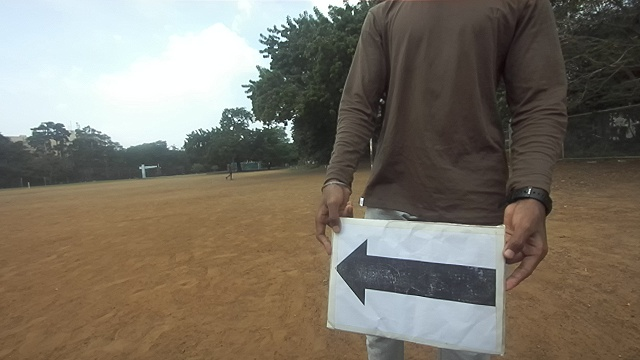
#> input picture learning_tasks/learning_task_1/arrow_left_2.jpg, 640 x 360 px
$ python arrow_dir_10.py
#> lines starting #> are read from the running program, lines starting #| are printed output that depends on the picture; after the words box and inside, x2 and y2 are one past the last pixel; in counts of white or black regions, pixels touching at a corner belong together
import cv2
import numpy as np

INPUT_IMAGE      = "arrow_left_2.jpg"

ROI_X_START      = 0.30
ROI_X_END        = 0.80
ROI_Y_START      = 0.40
ROI_Y_END        = 0.70

SCALE            = 4
DARK_THRESHOLD   = 80
BLACK_RATIO_MIN  = 0.70
MIN_CONTOUR_AREA = 200
ASPECT_MIN       = 0.8
ASPECT_MAX       = 4.0
TAPER_OUTER_FRAC = 0.10
TAPER_THRESHOLD  = 0.85

def preprocess_with_blur(original):
    gray = cv2.cvtColor(original, cv2.COLOR_BGR2GRAY)
    blurred = cv2.GaussianBlur(gray, (1,1), 0)
    _, binary = cv2.threshold(blurred, DARK_THRESHOLD, 255, cv2.THRESH_BINARY_INV)
    cv2.imshow("Debug 1: Original Image", binary)
    cv2.waitKey(0)

    cnts, _ = cv2.findContours(binary, cv2.RETR_EXTERNAL, cv2.CHAIN_APPROX_SIMPLE)

    cleaned = original.copy()
    for c in cnts:
        if cv2.contourArea(c) > 1000:
            cv2.drawContours(cleaned, [c], -1, (255, 255, 255), thickness=cv2.FILLED)

    return cleaned
def get_roi(image):
    h, w = image.shape[:2]
    x0, x1 = int(w * ROI_X_START), int(w * ROI_X_END)
    y0, y1 = int(h * ROI_Y_START), int(h * ROI_Y_END)
    return image[y0:y1, x0:x1], (x0, y0)

def upscale(image):
    h, w = image.shape[:2]
    return cv2.resize(image, (w * SCALE, h * SCALE), interpolation=cv2.INTER_CUBIC)

def find_arrow_contours(gray):
    blurred = cv2.GaussianBlur(gray, (5, 5), 0)
    _, binary = cv2.threshold(blurred, DARK_THRESHOLD, 255, cv2.THRESH_BINARY_INV)

    kernel = cv2.getStructuringElement(cv2.MORPH_RECT, (3, 3))
    binary = cv2.morphologyEx(binary, cv2.MORPH_CLOSE, kernel, iterations=2)
    binary = cv2.morphologyEx(binary, cv2.MORPH_OPEN, kernel, iterations=1)

    cnts, _ = cv2.findContours(binary, cv2.RETR_EXTERNAL, cv2.CHAIN_APPROX_SIMPLE)

    candidates = []
    for c in cnts:
        if cv2.contourArea(c) < MIN_CONTOUR_AREA:
            continue
        mask = np.zeros(gray.shape, np.uint8)
        cv2.drawContours(mask, [c], -1, 255, thickness=cv2.FILLED)
        pix = gray[mask == 255]
        if len(pix) == 0:
            continue
        black_ratio = np.sum(pix <= DARK_THRESHOLD) / len(pix)
        if black_ratio < BLACK_RATIO_MIN:
            continue
        x, y, w, h = cv2.boundingRect(c)
        aspect = w / h if h > 0 else 0
        if not (ASPECT_MIN <= aspect <= ASPECT_MAX):
            continue
        candidates.append((c, cv2.contourArea(c), x, y, w, h, black_ratio))

    if len(candidates) > 1:
        candidates.sort(key=lambda t: t[1], reverse=True)
        candidates = [candidates[0]]

    return candidates, binary

def taper_score(patch_bin, side):
    h, w = patch_bin.shape
    outer_w = max(1, int(w * TAPER_OUTER_FRAC))
    strip = patch_bin[:, :outer_w] if side == 'left' else patch_bin[:, w - outer_w:]
    rows_with_dark = np.sum(np.any(strip > 0, axis=1))
    return rows_with_dark / h if h > 0 else 1.0

def detect_direction_from_contours(candidates):
    if not candidates:
        return None, 0, []
    sorted_by_area = sorted(candidates, key=lambda t: t[1], reverse=True)
    top2 = sorted_by_area[:2]
    top2.sort(key=lambda t: t[2])

    votes = {"left": 0, "right": 0}
    details = []

    for i, (c, area, x, y, w, h, br) in enumerate(top2):
        patch_bin = cv2.threshold(
            cv2.GaussianBlur(_big_gray[y:y+h, x:x+w], (3,3), 0),
            DARK_THRESHOLD, 255, cv2.THRESH_BINARY_INV)[1]

        left_fill  = taper_score(patch_bin, 'left')
        right_fill = taper_score(patch_bin, 'right')
        is_left_contour = (i == 0)

        left_pointed  = left_fill  < TAPER_THRESHOLD
        right_pointed = right_fill < TAPER_THRESHOLD

        if is_left_contour and left_pointed:
            votes["left"] += 1
        if not is_left_contour and right_pointed:
            votes["right"] += 1

        details.append({
            "contour": c, "area": area, "x": x, "y": y, "w": w, "h": h,
            "patch_bin": patch_bin,
            "left_fill": left_fill, "right_fill": right_fill,
            "is_left_contour": is_left_contour
        })

    if votes["right"] > votes["left"]:
        direction, confidence = "left", 1.0
    elif votes["left"] > votes["right"]:
        direction, confidence = "right", 1.0
    else:
        if len(details) >= 2:
            if details[1]["right_fill"] < details[0]["left_fill"]:
                direction, confidence = "right", 0.6
            else:
                direction, confidence = "left", 0.6
        else:
            d = details[0]
            if d["right_fill"] < d["left_fill"]:
                direction, confidence = "right", 0.5
            else:
                direction, confidence = "left", 0.5
    return direction, confidence, details

_big_gray = None

def detect_arrow(image_path):
#> called with image_path = 'arrow_left_2.jpg'
    global _big_gray
    original = cv2.imread(image_path)
#> original is the input picture: shape (360, 640, 3); mean B, G, R 103, 115.3, 122.7
    if original is None:
        raise FileNotFoundError(f"Cannot load: {image_path}")
    original = preprocess_with_blur(original)
#> in preprocess_with_blur, `gray = cv2.cvtColor(original, cv2.COLOR_BGR2GRAY)`:
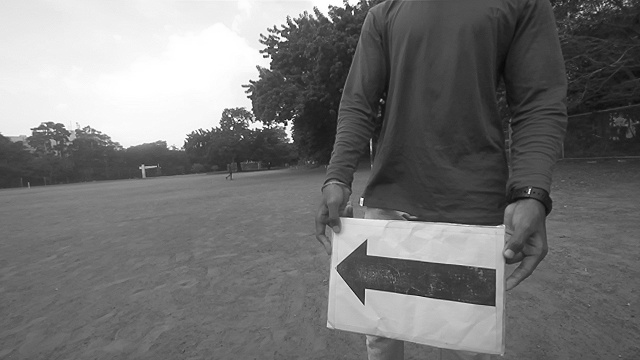
#> gray: shape (360, 640); min 6, max 255, mean 116.1
#> in preprocess_with_blur, `_, binary = cv2.threshold(blurred, DARK_THRESHOLD, 255, cv2.THRESH_BIN..`:
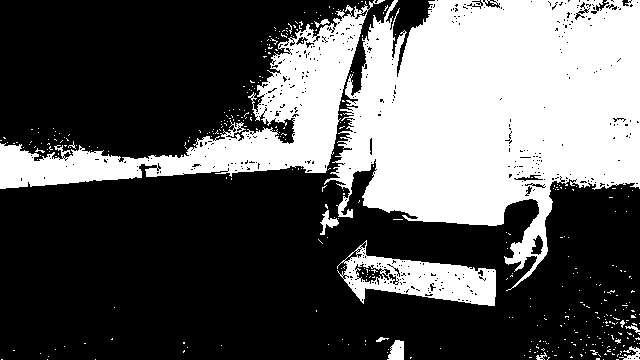
#> binary: shape (360, 640); 35.4% white; 393 white regions (382 under 20 px)
#> in preprocess_with_blur, `cnts, _ = cv2.findContours(binary, cv2.RETR_EXTERNAL, cv2.CHAIN_APPROX..`: cnts = 379 contours, 370 with area under 20; largest, box (x1, y1, x2, y2) and area: (324, 0, 640, 291) 56908, (0, 0, 385, 189) 17736, (337, 240, 496, 306) 5268, (387, 340, 404, 360) 228, (320, 210, 339, 235) 144
#> the loop in preprocess_with_blur, `for c in cnts:` made 379 passes
#> c on passes 1 to 3: [[616, 359], [618, 359]], [[603, 359]], [[95, 359]]
#> after the loop in preprocess_with_blur, `for c in cnts:`:
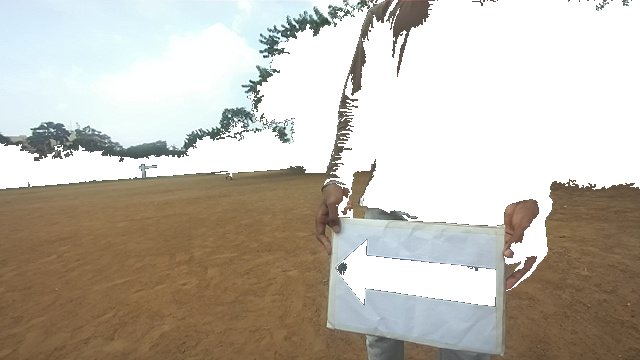
#> cleaned: shape (360, 640, 3); mean B, G, R 175.4, 186, 192.1
    cv2.imshow("Debug 1: Original Image", original)
    cv2.waitKey(0)

    orig_gray = cv2.cvtColor(original, cv2.COLOR_BGR2GRAY)
    oh, ow = original.shape[:2]
#> oh = 360; ow = 640

    roi_color, (roi_x0, roi_y0) = get_roi(original)
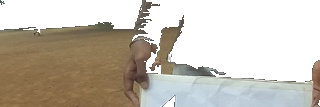
#> roi_color: shape (107, 320, 3); mean B, G, R 179.7, 191, 197.9
#> roi_x0 = 192; roi_y0 = 144
    roi_gray,  _                = get_roi(orig_gray)

    big_color = upscale(roi_color)
    _big_gray = upscale(roi_gray)
#> in upscale (call 2), `return cv2.resize(image, (w * SCALE, h * SCALE), interpolation=cv2.INT..`:
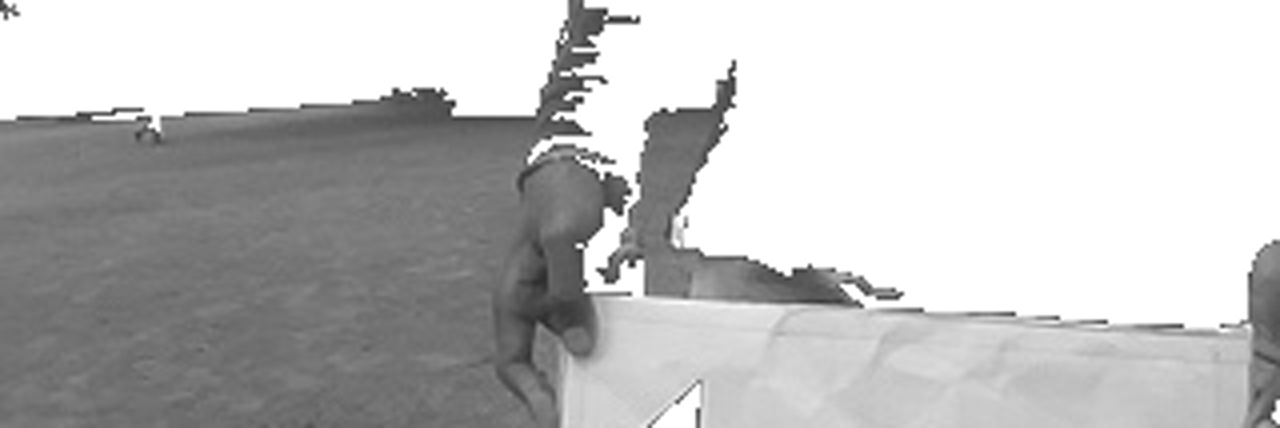
#> returned value: shape (428, 1280); min 32, max 255, mean 191.5

    candidates, binary = find_arrow_contours(_big_gray)
#> in find_arrow_contours, `_, binary = cv2.threshold(blurred, DARK_THRESHOLD, 255, cv2.THRESH_BIN..`: binary: shape (428, 1280); 1% white; 109 white regions (74 under 20 px), largest, box (x1, y1, x2, y2) and area: (513, 262, 587, 368) 2977, (451, 118, 535, 121) 175, (518, 165, 540, 191) 159
#> in find_arrow_contours, `kernel = cv2.getStructuringElement(cv2.MORPH_RECT, (3, 3))`: kernel = [[1, 1, 1], [1, 1, 1], [1, 1, 1]]
#> in find_arrow_contours, `binary = cv2.morphologyEx(binary, cv2.MORPH_CLOSE, kernel, iterations=2)`: binary: shape (428, 1280); 1.1% white; 101 white regions (68 under 20 px), largest, box (x1, y1, x2, y2) and area: (513, 240, 588, 368) 3205, (451, 118, 535, 121) 175, (518, 165, 540, 191) 159
#> in find_arrow_contours, `binary = cv2.morphologyEx(binary, cv2.MORPH_OPEN, kernel, iterations=1)`:
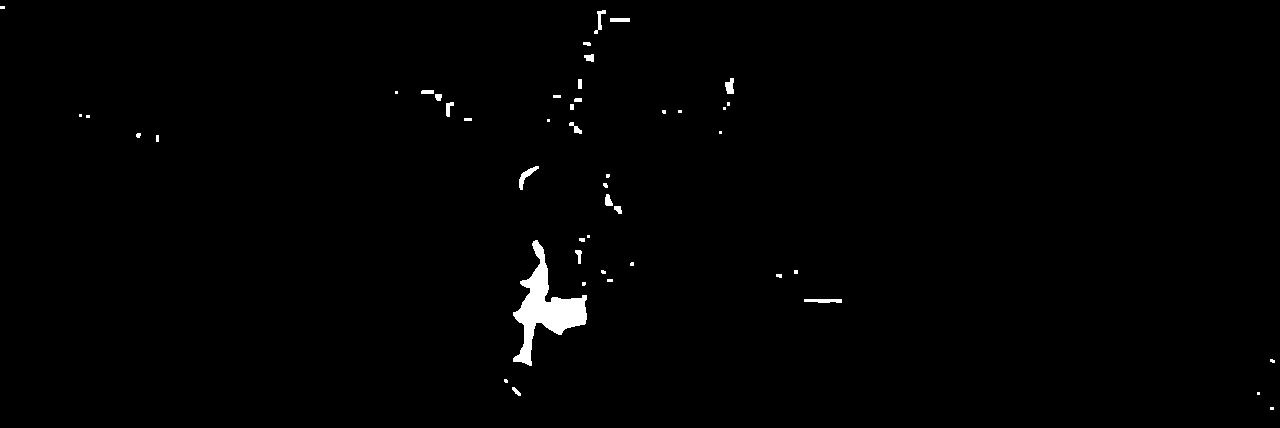
#> binary: shape (428, 1280); 0.88% white; 47 white regions (21 under 20 px)
#> in find_arrow_contours, `cnts, _ = cv2.findContours(binary, cv2.RETR_EXTERNAL, cv2.CHAIN_APPROX..`: cnts = 47 contours, 30 with area under 20; largest, box (x1, y1, x2, y2) and area: (513, 240, 587, 366) 3004, (519, 166, 539, 190) 120, (804, 299, 842, 303) 92, (725, 78, 734, 94) 86, (594, 10, 606, 34) 66
#> the loop in find_arrow_contours, `for c in cnts:` made 47 passes
#> c on passes 1, 2, 8, 10, 16, 22, 24, 26, 27, 28, 29, 30: [[1270, 407], [1270, 409], [1273, 409], [1273, 407]], [[1257, 392], [1257, 394], [1259, 394], [1259, 392]], [[607, 279], [607, 281], [612, 281], [612, 279]], [[794, 270], [794, 273], [797, 273], [797, 270]], [[587, 235], [587, 237], [589, 237], [589, 235]], [[156, 135], [156, 141], [158, 141], [158, 135]], [[719, 131], [719, 133], [721, 133], [721, 131]], [[547, 119], [547, 121], [549, 121], [549, 119]], [[464, 118], [464, 120], [471, 120], [471, 118]], [[86, 115], [86, 117], [89, 117], [89, 115]], [[79, 114], [79, 116], [81, 116], [81, 114]], [[678, 110], [678, 112], [681, 112], [681, 110]]
#> (black_ratio, x, y, w, h, aspect) on pass 14: (0.977, 513, 240, 74, 126, 0.587)
#> after the loop in find_arrow_contours, `for c in cnts:`:
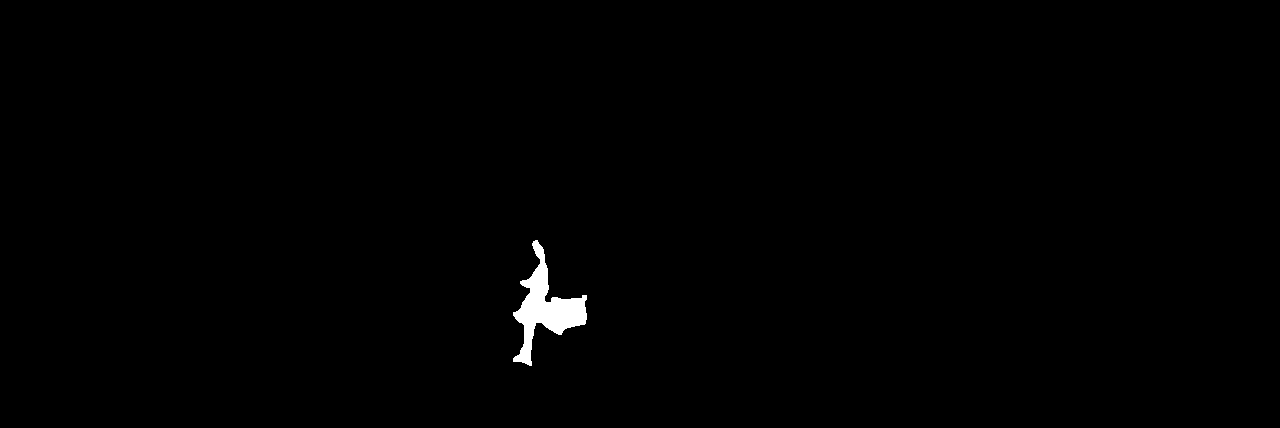
#> mask: shape (428, 1280); 0.58% white; 1 white region, box (x1, y1, x2, y2) and area: (513, 240, 587, 366) 3200
#> after the loop in find_arrow_contours, `for c in cnts:`: candidates = []
#> candidates = []
    direction, confidence, details = detect_direction_from_contours(candidates)
#> confidence = 0; details = []
    if direction:
        print(f"Arrow direction: {direction.upper()} (confidence={confidence:.2f})")
    else:
        print("Could not determine arrow direction.")
    result_vis = original.copy()
    for d in details:
        ox = roi_x0 + d["x"] // SCALE
        oy = roi_y0 + d["y"] // SCALE
        cv2.rectangle(result_vis, (ox, oy),
                      (ox + d["w"]//SCALE, oy + d["h"]//SCALE), (0, 220, 0), 2)
        cv2.drawContours(result_vis, [d["contour"]], -1, (255, 0, 0), 2)
#> this loop made 0 passes

    if direction:
        cv2.putText(result_vis, f"ARROW: {direction.upper()}",
                    (roi_x0, roi_y0 - 10), cv2.FONT_HERSHEY_SIMPLEX,
                    0.8, (0, 200, 0), 2)

    cv2.imshow("Arrow Detection Result", result_vis)
    cv2.waitKey(0)
    cv2.destroyAllWindows()

    return direction, confidence

if __name__ == "__main__":
    import sys
    path = sys.argv[1] if len(sys.argv) > 1 else INPUT_IMAGE
    detect_arrow(path)

$ run again, with learning_tasks/learning_task_1/arrow_left_3.jpg copied over learning_tasks/learning_task_1/arrow_left_2.jpg
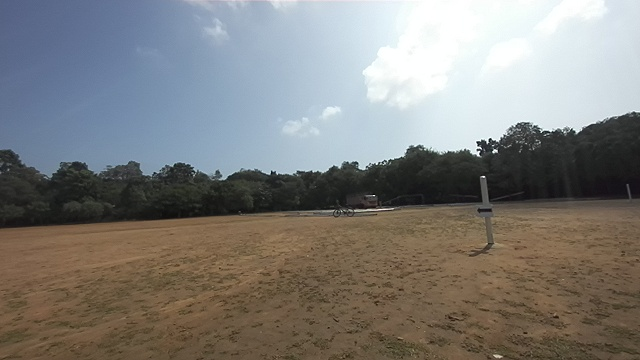
#> input picture learning_tasks/learning_task_1/arrow_left_3.jpg, 640 x 360 px
#> in detect_arrow, original is the input picture: shape (360, 640, 3); mean B, G, R 123.5, 126.5, 127.7
#> in preprocess_with_blur, `_, binary = cv2.threshold(blurred, DARK_THRESHOLD, 255, cv2.THRESH_BIN..`:
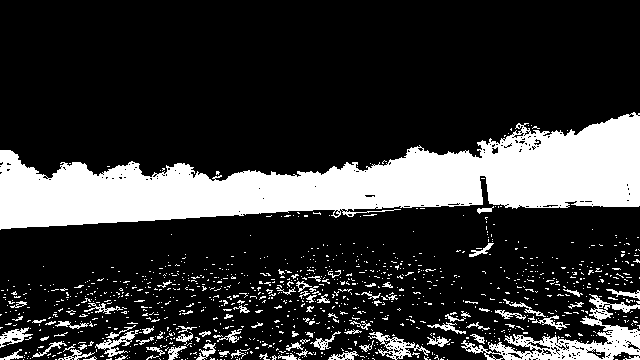
#> binary: shape (360, 640); 21% white; 1066 white regions (984 under 20 px)
#> in preprocess_with_blur, `cnts, _ = cv2.findContours(binary, cv2.RETR_EXTERNAL, cv2.CHAIN_APPROX..`: cnts = 1064 contours, 1018 with area under 20; largest, box (x1, y1, x2, y2) and area: (0, 112, 640, 230) 35259, (461, 294, 640, 360) 3470, (368, 332, 430, 360) 502, (95, 330, 139, 357) 272, (0, 327, 33, 348) 256
#> the loop in preprocess_with_blur, `for c in cnts:` made 1064 passes
#> c on passes 1 to 3: [[615, 359], [617, 359]], [[447, 359]], [[429, 359], [430, 359]]
#> roi_x0 = 192; roi_y0 = 144
#> kernel = [[1, 1, 1], [1, 1, 1], [1, 1, 1]]
#> in find_arrow_contours, `cnts, _ = cv2.findContours(binary, cv2.RETR_EXTERNAL, cv2.CHAIN_APPROX..`: cnts = 36 contours, 16 with area under 20; largest, box (x1, y1, x2, y2) and area: (1140, 255, 1201, 278) 959, (1156, 382, 1207, 428) 738, (95, 107, 110, 126) 210, (1201, 246, 1250, 256) 200, (685, 280, 740, 288) 170
#> the loop in find_arrow_contours, `for c in cnts:` made 36 passes
#> c on passes 3, 8, 9, 12, 14, 15, 20, 22: [[503, 416], [503, 418], [505, 418], [505, 416]], [[1199, 379], [1199, 382], [1201, 382], [1201, 379]], [[1185, 373], [1185, 375], [1187, 375], [1187, 373]], [[1208, 320], [1208, 322], [1211, 322], [1211, 320]], [[673, 287], [673, 289], [675, 289], [675, 287]], [[402, 286], [402, 288], [404, 288], [404, 286]], [[228, 283], [228, 285], [234, 285], [234, 283]], [[598, 278], [598, 281], [601, 281], [601, 278]]
#> after the loop in find_arrow_contours, `for c in cnts:`: candidates = 2 items
#> in detect_arrow, `candidates, binary = find_arrow_contours(_big_gray)`: candidates = 1 item
#> the loop in detect_direction_from_contours, `for i, (c, area, x, y, w, h, br) in enumerate(top2):` made 1 pass
#> (area, x, y, br) on pass 1: (959, 1140, 255, 0.964)
#> after the loop in detect_direction_from_contours, `for i, (c, area, x, y, w, h, br) in enumerate(top2):`: votes = {'left': 1, 'right': 0}
#> in detect_arrow, `direction, confidence, details = detect_direction_from_contours(candid..`: direction = 'right'; confidence = 1; details = 1 item
#| Arrow direction: RIGHT (confidence=1.00)
#> the loop in detect_arrow, `for d in details:` made 1 pass
#> (ox, oy) on pass 1: (477, 207)
#> in detect_arrow, `cv2.putText(result_vis, f"ARROW: {direction.upper()}", (roi_x0, roi_y0..`:
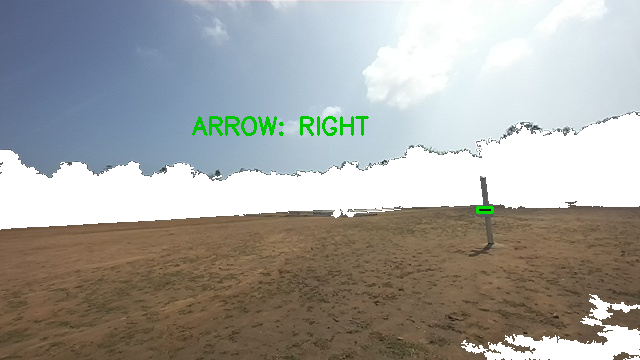
#> result_vis: shape (360, 640, 3); mean B, G, R 159.6, 163.3, 163.3

$ run again, with learning_tasks/learning_task_1/arrow_left.jpg copied over learning_tasks/learning_task_1/arrow_left_2.jpg
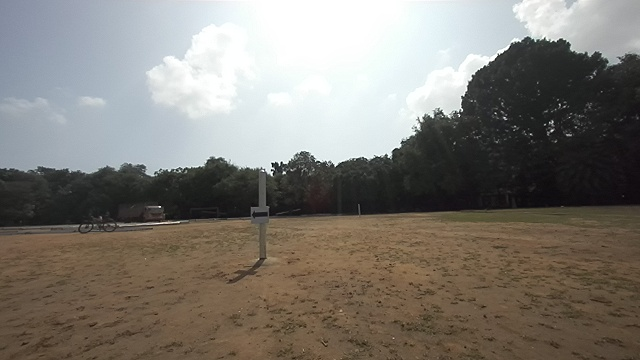
#> input picture learning_tasks/learning_task_1/arrow_left.jpg, 640 x 360 px
#> in detect_arrow, original is the input picture: shape (360, 640, 3); mean B, G, R 115.6, 122.6, 127.1
#> in preprocess_with_blur, `_, binary = cv2.threshold(blurred, DARK_THRESHOLD, 255, cv2.THRESH_BIN..`:
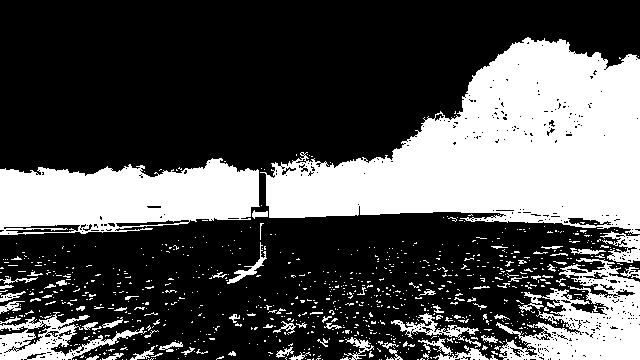
#> binary: shape (360, 640); 32.5% white; 881 white regions (801 under 20 px)
#> in preprocess_with_blur, `cnts, _ = cv2.findContours(binary, cv2.RETR_EXTERNAL, cv2.CHAIN_APPROX..`: cnts = 872 contours, 837 with area under 20; largest, box (x1, y1, x2, y2) and area: (260, 37, 640, 234) 42241, (0, 158, 260, 235) 14596, (496, 258, 640, 360) 7500, (0, 312, 147, 360) 2696, (600, 231, 640, 263) 614
#> the loop in preprocess_with_blur, `for c in cnts:` made 872 passes
#> c on passes 1 to 3: [[417, 359], [418, 359]], [[381, 359]], [[379, 359]]
#> roi_x0 = 192; roi_y0 = 144
#> kernel = [[1, 1, 1], [1, 1, 1], [1, 1, 1]]
#> in find_arrow_contours, `cnts, _ = cv2.findContours(binary, cv2.RETR_EXTERNAL, cv2.CHAIN_APPROX..`: cnts = 56 contours, 33 with area under 20; largest, box (x1, y1, x2, y2) and area: (238, 266, 306, 300) 1432, (1202, 407, 1264, 428) 490, (271, 315, 287, 383) 300, (1100, 279, 1134, 294) 241, (1156, 279, 1194, 290) 234
#> the loop in find_arrow_contours, `for c in cnts:` made 56 passes
#> c on passes 1, 2, 4, 15, 16, 18, 20, 21: [[836, 426], [836, 427], [840, 427], [840, 426]], [[662, 426], [662, 427], [664, 427], [664, 426]], [[0, 413], [0, 415], [1, 415], [1, 413]], [[14, 371], [14, 373], [17, 373], [17, 371]], [[332, 360], [332, 363], [334, 363], [334, 360]], [[1210, 310], [1210, 312], [1213, 312], [1213, 310]], [[101, 307], [101, 309], [104, 309], [104, 307]], [[91, 303], [91, 307], [97, 307], [97, 303]]
#> after the loop in find_arrow_contours, `for c in cnts:`: candidates = 2 items
#> in detect_arrow, `candidates, binary = find_arrow_contours(_big_gray)`: candidates = 1 item
#> the loop in detect_direction_from_contours, `for i, (c, area, x, y, w, h, br) in enumerate(top2):` made 1 pass
#> (area, x, y, br) on pass 1: (1432.5, 238, 266, 0.986)
#> after the loop in detect_direction_from_contours, `for i, (c, area, x, y, w, h, br) in enumerate(top2):`: votes = {'left': 1, 'right': 0}
#> in detect_arrow, `direction, confidence, details = detect_direction_from_contours(candid..`: direction = 'right'; confidence = 1; details = 1 item
#| Arrow direction: RIGHT (confidence=1.00)
#> the loop in detect_arrow, `for d in details:` made 1 pass
#> (ox, oy) on pass 1: (251, 210)
#> in detect_arrow, `cv2.putText(result_vis, f"ARROW: {direction.upper()}", (roi_x0, roi_y0..`:
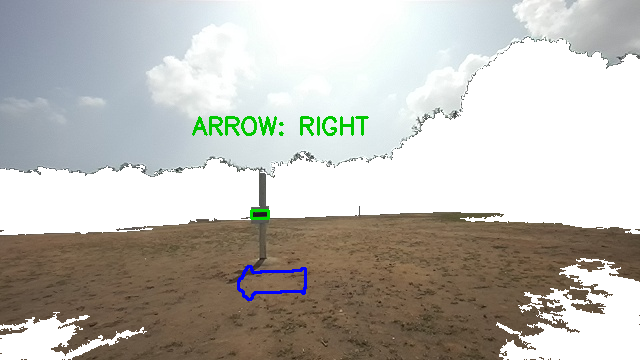
#> result_vis: shape (360, 640, 3); mean B, G, R 179, 185.3, 187.7
